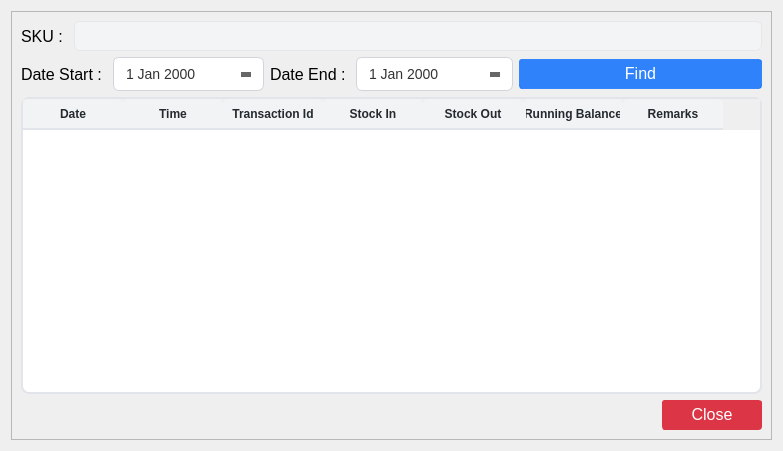
<?xml version="1.0" encoding="UTF-8"?>
<ui version="4.0">
 <class>widget</class>
 <widget class="QWidget" name="widget">
  <property name="geometry">
   <rect>
    <x>0</x>
    <y>0</y>
    <width>783</width>
    <height>451</height>
   </rect>
  </property>
  <property name="font">
   <font>
    <pointsize>12</pointsize>
   </font>
  </property>
  <property name="windowTitle">
   <string>Stock Card</string>
  </property>
  <property name="windowIcon">
   <iconset>
    <normaloff>../assets/in-stock.png</normaloff>../assets/in-stock.png</iconset>
  </property>
  <property name="styleSheet">
   <string notr="true">QLineEdit{
	border: 1px solid #d1d5db;      /* Light gray border */
    border-radius: 6px;             /* Rounded corners */
    outline: none;                  /* Remove default outline */
    color: #333;                    /* Text color */
    background-color: #fff;       /* Light gray background */
    
}

QLineEdit:focus {
    border: 1px solid #93c5fd;       /* Blue border on focus */
    background-color: #ffffff;       /* White background when focused */
}

QLineEdit:disabled {
    border: 1px solid #e5e7eb;      /* Lighter border when disabled */
    background-color: #f3f4f6;      /* Light gray background when disabled */
    color: #9ca3af;                 /* Lighter text color when disabled */
}

/* QComboBox Styling - Improved with clearer state indicators */
QComboBox {
    border: 1px solid #d1d5db;      /* Light gray border */
    border-radius: 6px;             /* Rounded corners */
    padding: 6px 12px 6px 10px;     /* Add some padding */
    min-height: 20px;               /* Minimum height */
    color: #333;                    /* Text color */
    background-color: #fff;         /* White background */
    selection-background-color: #93c5fd; /* Light blue selection */
    font-size: 14px;                /* Consistent font size */
    min-width: 6em;                 /* Minimum width */
}

QComboBox:hover:!disabled {
    border-color: #93c5fd;          /* Light blue border on hover when enabled */
    background-color: #f0f7ff;      /* Very light blue background on hover */
}

QComboBox:focus {
    border: 2px solid #3b82f6;      /* Thicker, darker blue border on focus */
    background-color: #ffffff;      /* Pure white background when focused */
}

QComboBox:disabled {
    border: 1px solid #d9dce0;      /* Very light gray border when disabled */
    background-color: #f3f4f6;      /* Light gray background when disabled */
    color: #9ca3af;                 /* Lighter text color when disabled */
}

QComboBox::drop-down {
    subcontrol-origin: padding;
    subcontrol-position: center right;
    width: 20px;
    border: none;                   /* Remove border for cleaner look */
    margin-right: 5px;              /* Add some margin */
}

/* If you don't have an icon, use this instead: */
QComboBox::down-arrow {
    width: 0;
    height: 0;
    border-left: 5px solid transparent;
    border-right: 5px solid transparent;
    border-top: 5px solid #666;     /* Arrow color */
    margin-right: 5px;
}

QComboBox::down-arrow:disabled {
    border-top: 5px solid #b0b0b0;  /* Lighter arrow color when disabled */
}

QComboBox:disabled {
    color: #9ca3af;                 /* Lighter text when disabled */
    background-color: #f3f4f6;      /* Light gray background */
    border-color: #e5e7eb;          /* Lighter border */
}

/* Add a visual indicator for disabled state */
QComboBox:disabled {
    color: #9ca3af;
    background-color: #f3f4f6;
    border: 1px solid #e5e7eb;
    padding-right: 25px;            /* Make room for the lock icon */
}

/* If you don't have a lock icon, use a pattern instead */
QComboBox:disabled {
    background-image: repeating-linear-gradient(
        45deg,
        transparent,
        transparent 5px,
        rgba(200, 200, 200, 0.1) 5px,
        rgba(200, 200, 200, 0.1) 10px
    );
}

QComboBox QAbstractItemView {
    border: 1px solid #d1d5db;
    border-radius: 0px 0px 6px 6px;
    background-color: white;
    selection-background-color: #3b82f6;  /* Darker blue for better contrast */
    selection-color: white;               /* White text on selection */
    outline: none;
    padding: 5px;
}

QComboBox QAbstractItemView::item {
    min-height: 25px;               /* Taller items for better clickability */
    padding: 5px;                   /* Padding inside items */
}

QComboBox QAbstractItemView::item:hover {
    background-color: #e5f0ff;      /* Light blue on hover */
    color: #333;
}

/* QTextEdit Styling - Similar to QLineEdit */
QTextEdit {
    border: 1px solid #d1d5db;      /* Light gray border */
    border-radius: 6px;             /* Rounded corners */
    outline: none;                  /* Remove default outline */
    color: #333;                    /* Text color */
    background-color: #fff;         /* White background */
    padding: 6px 10px;              /* Add some padding for better text display */
    selection-background-color: #93c5fd; /* Light blue selection */
}

QTextEdit:focus {
    border: 1px solid #93c5fd;      /* Blue border on focus */
    background-color: #ffffff;      /* White background when focused */
}

QTextEdit:disabled {
    border: 1px solid #e5e7eb;      /* Lighter border when disabled */
    background-color: #f3f4f6;      /* Light gray background when disabled */
    color: #9ca3af;                 /* Lighter text color when disabled */
}


/* QDateEdit Styling */
QDateEdit {
    border: 1px solid #d1d5db;
    border-radius: 6px;
    padding: 6px 10px;
    min-height: 20px;
    color: #333;
    background-color: #fff;
    font-size: 14px;
}

QDateEdit:hover:!disabled {
    border-color: #93c5fd;
    background-color: #f0f7ff;
}

QDateEdit:focus {
    border: 2px solid #3b82f6;
    background-color: #ffffff;
}

QDateEdit:disabled {
    color: #9ca3af;
    background-color: #f3f4f6;
    border: 1px dashed #c0c0c0;
}

QDateEdit::drop-down {
    subcontrol-origin: padding;
    subcontrol-position: center right;
    width: 20px;
    border: none;
    margin-right: 5px;
}

QDateEdit::down-arrow {
    width: 0;
    height: 0;
    border-left: 5px solid transparent;
    border-right: 5px solid transparent;
    border-top: 5px solid #666;
    margin-right: 5px;
}

QDateEdit::down-arrow:disabled {
    border-top: 5px solid #b0b0b0;
}

/* Calendar popup styling */
QCalendarWidget {
    background-color: white;
    border: 1px solid #d1d5db;
}

QCalendarWidget QToolButton {
    color: #333;
    background-color: transparent;
    border: 1px solid transparent;
    border-radius: 4px;
    padding: 4px;
}

QCalendarWidget QToolButton:hover {
    background-color: #f0f7ff;
    border: 1px solid #93c5fd;
}

QCalendarWidget QMenu {
    background-color: white;
    border: 1px solid #d1d5db;
    padding: 5px;
}

QCalendarWidget QSpinBox {
    border: 1px solid #d1d5db;
    border-radius: 4px;
    padding: 3px;
    background-color: white;
}

QCalendarWidget QAbstractItemView:enabled {
    background-color: white;
    color: #333;
    selection-background-color: #3b82f6;
    selection-color: white;
}

QCalendarWidget QAbstractItemView:disabled {
    color: #9ca3af;
}

QCalendarWidget QWidget#qt_calendar_navigationbar {
    background-color: #f1f5f9;
    border-bottom: 1px solid #d1d5db;
    padding: 4px;
}

QPushButton {
    text-align: center;
    white-space: nowrap;
    vertical-align: middle;
    border: 1px solid transparent;
    line-height: 1.5;
    border-radius: 3px;
    margin: 0.25rem;
	opacity: 0.55;
	padding-bottom:2px;

}
</string>
  </property>
  <layout class="QGridLayout" name="gridLayout">
   <item row="0" column="0">
    <widget class="QFrame" name="frame">
     <property name="frameShape">
      <enum>QFrame::StyledPanel</enum>
     </property>
     <property name="frameShadow">
      <enum>QFrame::Raised</enum>
     </property>
     <layout class="QGridLayout" name="gridLayout_2">
      <item row="0" column="0">
       <layout class="QVBoxLayout" name="verticalLayout">
        <item>
         <layout class="QHBoxLayout" name="horizontalLayout">
          <item>
           <widget class="QLabel" name="sku_stock_card_dialog_label">
            <property name="font">
             <font>
              <pointsize>12</pointsize>
             </font>
            </property>
            <property name="text">
             <string>SKU : </string>
            </property>
           </widget>
          </item>
          <item>
           <widget class="QLineEdit" name="sku_stock_card_dialog_input">
            <property name="enabled">
             <bool>false</bool>
            </property>
            <property name="minimumSize">
             <size>
              <width>0</width>
              <height>30</height>
             </size>
            </property>
            <property name="maximumSize">
             <size>
              <width>16777215</width>
              <height>16777215</height>
             </size>
            </property>
            <property name="font">
             <font>
              <pointsize>12</pointsize>
             </font>
            </property>
           </widget>
          </item>
         </layout>
        </item>
        <item>
         <layout class="QHBoxLayout" name="horizontalLayout_3">
          <item>
           <layout class="QFormLayout" name="formLayout">
            <item row="0" column="0">
             <widget class="QLabel" name="start_date_stock_card_dialog_label">
              <property name="minimumSize">
               <size>
                <width>0</width>
                <height>30</height>
               </size>
              </property>
              <property name="font">
               <font>
                <pointsize>12</pointsize>
               </font>
              </property>
              <property name="text">
               <string>Date Start : </string>
              </property>
             </widget>
            </item>
            <item row="0" column="1">
             <widget class="QDateEdit" name="start_date_stock_card_dialog_input">
              <property name="minimumSize">
               <size>
                <width>0</width>
                <height>30</height>
               </size>
              </property>
              <property name="font">
               <font>
                <pointsize>12</pointsize>
               </font>
              </property>
              <property name="calendarPopup">
               <bool>true</bool>
              </property>
             </widget>
            </item>
           </layout>
          </item>
          <item>
           <layout class="QFormLayout" name="formLayout_2">
            <item row="0" column="0">
             <widget class="QLabel" name="end_date_stock_card_dialog_label">
              <property name="minimumSize">
               <size>
                <width>0</width>
                <height>30</height>
               </size>
              </property>
              <property name="font">
               <font>
                <pointsize>12</pointsize>
               </font>
              </property>
              <property name="text">
               <string>Date End : </string>
              </property>
             </widget>
            </item>
            <item row="0" column="1">
             <widget class="QDateEdit" name="end_date_stock_card_dialog_input">
              <property name="minimumSize">
               <size>
                <width>0</width>
                <height>30</height>
               </size>
              </property>
              <property name="font">
               <font>
                <pointsize>12</pointsize>
               </font>
              </property>
              <property name="calendarPopup">
               <bool>true</bool>
              </property>
             </widget>
            </item>
           </layout>
          </item>
          <item>
           <widget class="QPushButton" name="find_stock_card_dialog_button">
            <property name="minimumSize">
             <size>
              <width>0</width>
              <height>30</height>
             </size>
            </property>
            <property name="font">
             <font>
              <pointsize>12</pointsize>
             </font>
            </property>
            <property name="styleSheet">
             <string notr="true">QPushButton{
    color: #fff;
    background-color: rgba(13, 110, 253, 0.85); /* RGBA with alpha channel */
    border-color: rgba(13, 110, 253, 0.7);
}
QPushButton:hover {
    background-color: rgba(11, 94, 215, 0.9);
    border-color: rgba(10, 88, 202, 0.9);
    opacity: 0.95;
}
QPushButton:disabled {
    background-color: #a8c1ff;
    border-color: #a8c1ff;
    color: #e6eeff;
}</string>
            </property>
            <property name="text">
             <string>Find</string>
            </property>
            <property name="icon">
             <iconset>
              <normaloff>../assets/magnifying-glass.png</normaloff>../assets/magnifying-glass.png</iconset>
            </property>
            <property name="iconSize">
             <size>
              <width>14</width>
              <height>14</height>
             </size>
            </property>
           </widget>
          </item>
         </layout>
        </item>
        <item>
         <widget class="QTableWidget" name="stock_card_table">
          <property name="minimumSize">
           <size>
            <width>0</width>
            <height>0</height>
           </size>
          </property>
          <property name="styleSheet">
           <string notr="true">QTableWidget {
            background-color: #ffffff;
            alternate-background-color: #f5f8fa;
            border: 2px solid #e1e4e8;
            border-radius: 8px;
            gridline-color: #e1e4e8;
            selection-background-color: #0366d6;
            selection-color: #ffffff;
        }
        
        QTableWidget::item {
            border-bottom: 1px solid #e1e4e8;
			padding: 6px;
        }
        
        QTableWidget::item:selected {
            background-color: #0366d6;
			border: none; /* Remove any border on selected items */
        }

        QTableWidget::item:focus {
            border: none; /* Remove the focus border */
            outline: none; /* Remove the focus outline */
        }

        QHeaderView::section {
            background-color: #f1f3f5;
            color: #24292e;
            font-weight: bold;
            border: none;
            border-bottom: 2px solid #e1e4e8;
            padding: 3px;
            border-top-left-radius: 6px;
            border-top-right-radius: 6px;
        }
        
        QTableWidget QScrollBar:vertical {
            border: none;
            background: #f1f3f5;
            width: 10px;
            border-radius: 5px;
        }
        
        QTableWidget QScrollBar::handle:vertical {
            background: #c0c0c0;
            border-radius: 5px;
        }
        
        QTableWidget QScrollBar::handle:vertical:hover {
            background: #a0a0a0;
        }
        
        QTableWidget QScrollBar:horizontal {
            border: none;
            background: #f1f3f5;
            height: 10px;
            border-radius: 5px;
        }
        
        QTableWidget QScrollBar::handle:horizontal {
            background: #c0c0c0;
            border-radius: 5px;
        }
        
        QTableWidget QScrollBar::handle:horizontal:hover {
            background: #a0a0a0;
        }</string>
          </property>
          <column>
           <property name="text">
            <string>Date</string>
           </property>
           <property name="font">
            <font>
             <pointsize>12</pointsize>
             <weight>75</weight>
             <bold>true</bold>
            </font>
           </property>
           <property name="textAlignment">
            <set>AlignCenter</set>
           </property>
          </column>
          <column>
           <property name="text">
            <string>Time</string>
           </property>
           <property name="font">
            <font>
             <pointsize>12</pointsize>
             <weight>75</weight>
             <bold>true</bold>
            </font>
           </property>
           <property name="textAlignment">
            <set>AlignCenter</set>
           </property>
          </column>
          <column>
           <property name="text">
            <string>Transaction Id</string>
           </property>
           <property name="font">
            <font>
             <pointsize>12</pointsize>
             <weight>75</weight>
             <bold>true</bold>
            </font>
           </property>
           <property name="textAlignment">
            <set>AlignCenter</set>
           </property>
          </column>
          <column>
           <property name="text">
            <string>Stock In</string>
           </property>
           <property name="font">
            <font>
             <pointsize>12</pointsize>
             <weight>75</weight>
             <bold>true</bold>
            </font>
           </property>
           <property name="textAlignment">
            <set>AlignCenter</set>
           </property>
          </column>
          <column>
           <property name="text">
            <string>Stock Out</string>
           </property>
           <property name="font">
            <font>
             <pointsize>12</pointsize>
             <weight>75</weight>
             <bold>true</bold>
            </font>
           </property>
           <property name="textAlignment">
            <set>AlignCenter</set>
           </property>
          </column>
          <column>
           <property name="text">
            <string>Running Balance</string>
           </property>
           <property name="font">
            <font>
             <pointsize>12</pointsize>
             <weight>75</weight>
             <bold>true</bold>
            </font>
           </property>
           <property name="textAlignment">
            <set>AlignCenter</set>
           </property>
          </column>
          <column>
           <property name="text">
            <string>Remarks</string>
           </property>
           <property name="font">
            <font>
             <pointsize>12</pointsize>
             <weight>75</weight>
             <bold>true</bold>
            </font>
           </property>
           <property name="textAlignment">
            <set>AlignCenter</set>
           </property>
          </column>
         </widget>
        </item>
        <item>
         <layout class="QHBoxLayout" name="horizontalLayout_2">
          <item>
           <spacer name="horizontalSpacer">
            <property name="orientation">
             <enum>Qt::Horizontal</enum>
            </property>
            <property name="sizeHint" stdset="0">
             <size>
              <width>40</width>
              <height>20</height>
             </size>
            </property>
           </spacer>
          </item>
          <item>
           <widget class="QPushButton" name="close_stock_card_dialog_button">
            <property name="minimumSize">
             <size>
              <width>100</width>
              <height>30</height>
             </size>
            </property>
            <property name="font">
             <font>
              <pointsize>12</pointsize>
             </font>
            </property>
            <property name="styleSheet">
             <string notr="true">QPushButton {
    color: #fff;
    background-color: #dc3545;
    border-color: #dc3545;
}
QPushButton:hover {
    background-color: #bb2d3b;
    border-color: #b02a37;
}</string>
            </property>
            <property name="text">
             <string>Close</string>
            </property>
            <property name="icon">
             <iconset>
              <normaloff>../assets/close.png</normaloff>../assets/close.png</iconset>
            </property>
            <property name="iconSize">
             <size>
              <width>12</width>
              <height>12</height>
             </size>
            </property>
           </widget>
          </item>
         </layout>
        </item>
       </layout>
      </item>
     </layout>
    </widget>
   </item>
  </layout>
 </widget>
 <resources/>
 <connections/>
</ui>
